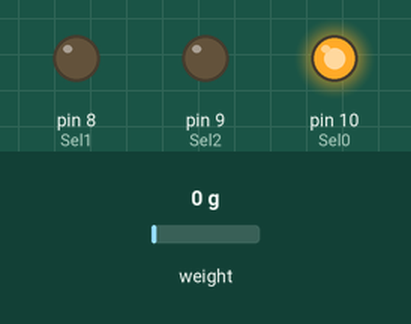
Recording of a sketch running on a simulated Arduino Uno, built with avr-gcc and run on an emulated ATmega328P. On the bench: output pins drawn as LEDs (lit = HIGH). The test bench sets the inputs (shaded band); at power-on: weight on the scale 0 g. What the sketch prints to the serial monitor is not drawn.

Above: at 0.1 s.
Timing chart, 0 to 1.6 s (numbered marks = the images above):
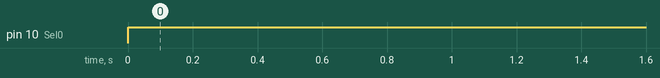

Measured:
- by itself, pin 10 (Sel0): LOW → HIGH at 0.00 s

The sketch:

test_multiplexer.ino
```cpp
#include "HX711.h"
#define Sel0 10
#define Sel1 8
#define Sel2 9

#define DT 7
#define SCK 6

HX711 hx711(DT, SCK);

class WeightAcc {
    private:
        int max;
        int idx;
        long ws[20];
        double offset;
        double scale;

    public:
        int first_tare;
        WeightAcc(){
            idx = 0;
            max = 10;
            offset = 0;
            scale = 1;
            first_tare = 2;
        }
        ~WeightAcc(){}
        void set_params(double o, double s) {
            offset = o;
            scale = s;
        }
        void add(long x) {
            ws[idx] = x;
            idx ++;
            if (idx>max) {
              idx = 0;
              if (first_tare==0) {
                offset = get_average();
                first_tare = -1;
              } else if (first_tare>0) {
                first_tare -= 1;
              }
            }
        }

        double get_average() {
            double sum=0;
            for (int i=0; i<max; i++) sum += ws[i];
            sum = sum/max;
            return sum;

        }

        double get_value() {
            return (get_average()-offset)/scale;
        }
};

WeightAcc wa[16];


void select_scale(byte x)
{
    digitalWrite(Sel0,x&1);
    digitalWrite(Sel1,(x>>1)&1 );
    digitalWrite(Sel2,(x>>2)&1 );
}


void setup()
{
    Serial.begin(115200);
    pinMode(Sel0, OUTPUT);
    pinMode(Sel1, OUTPUT);
    pinMode(Sel2, OUTPUT);
    //pinMode(DT,OUTPUT);
    //pinMode(SCK,OUTPUT);
    Serial.println("Reading");

    //wa[0].set_params(8575277.6,(9240810.4 - 8575277.6)/500.0);
    //wa[1].set_params(8335815.2,(9042653.0 - 8335815.2)/500.0);
}

void loop()
{

    int i;
    static int show = 0;
    for (i=0; i<8; i++) {
        select_scale(1);
        delay(10);
        if (hx711.is_ready()) {
            wa[i].add(hx711.read());
            show += 1;
        }

    }
    if (show>7) {
      for (i=0; i<8; i++) {
          Serial.print(round(wa[i].get_value()));
          Serial.print("(");
          Serial.print(wa[i].first_tare);
          Serial.print(")");
          Serial.print(";\t");
      }
      Serial.println();
      show = 0;
    }

}
```
